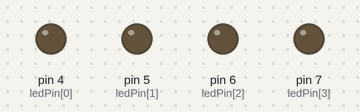
Simulated run of this sketch. Board: Arduino Uno, built with avr-gcc and run on an emulated ATmega328P. Shown: output pins drawn as LEDs (lit = HIGH).

Above: at 0.5 s.
At 2.5 s:
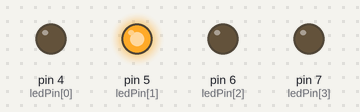
At 4.5 s:
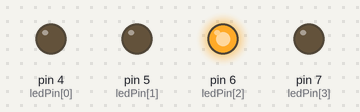
At 9.5 s:
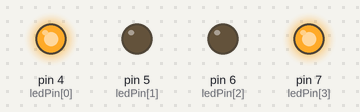
At 14.5 s:
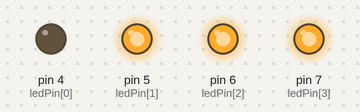
At 19.5 s:
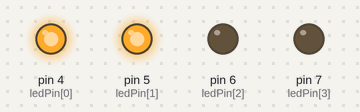
Timing chart, 0 to 20.8 s (numbered marks = the images above):
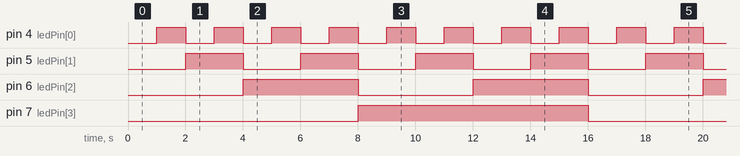

The sketch:

sketch.ino
```cpp
int ledPin[]={4,5,6,7};
void setup() {
for(int i=0;i<4;i++)
{
  pinMode(ledPin[i], OUTPUT);

}

}

void loop() {
for(byte counter=0;counter<=15;counter++)
{
  displayBinary(counter);
  delay(1000);

}
}

void displayBinary(byte numToShow)
{
  for(int i=0;i<4;i++)
  {
    if(bitRead(numToShow,i)==1)
    {
      digitalWrite(ledPin[i],HIGH);
    }
    else
    {
      digitalWrite(ledPin[i],LOW);
    }
  }
}
```

Measured:
- by itself, pin 4 (ledPin[0]): alternates HIGH for 1.0 s and LOW for 1.0 s
- by itself, pin 5 (ledPin[1]): alternates HIGH for 2.0 s and LOW for 2.0 s
- by itself, pin 6 (ledPin[2]): alternates HIGH for 4.0 s and LOW for 4.0 s
- by itself, pin 7 (ledPin[3]): alternates HIGH for 8.0 s and LOW for 8.0 s
